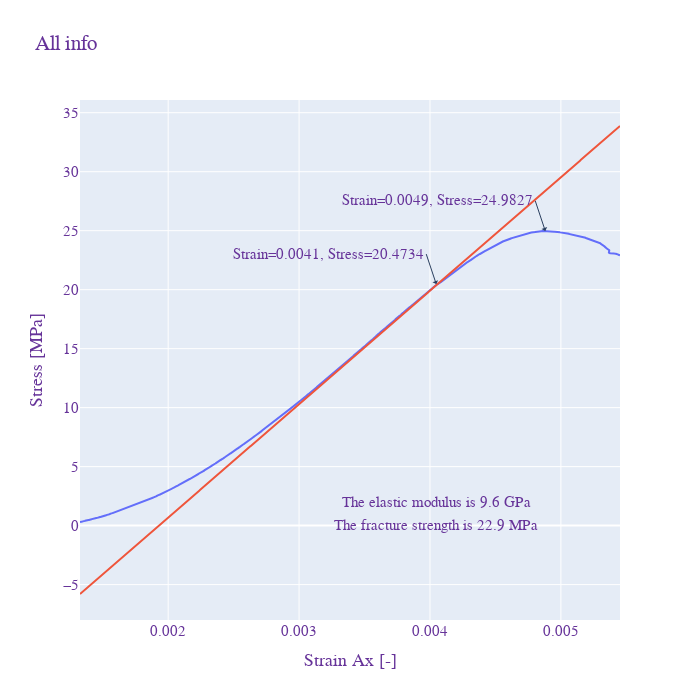

Notebook source saved alongside this figure:
### Code cell
### All info
# plt.plot(strain1,stress_offset)
fig = go.Figure()
fig.add_trace(go.Scatter(x=strain1, y=stress1))
fig.add_trace(go.Scatter(x=strain1, y=stress_offset))

fig.add_annotation(x=x, y=y,
            text="Strain={:.4f}, Stress={:.4f}".format(x, y),
            showarrow=True,
            xanchor="right",
            arrowhead=1)
            
fig.add_annotation(x=xi, y=2,
            text=ElasticM,
            showarrow=False,
            arrowhead=1)

fig.add_annotation(x=xi, y=0,
            text=FractS,
            showarrow=False,
            arrowhead=1)


fig.add_annotation(x=xi, y=yi,
            text="Strain={:.4f}, Stress={:.4f}".format(x1, y1),
            xanchor="right",
            showarrow=True,
            arrowhead=1)

fig.update_layout(showlegend=False, autosize=False, width=700, height=700, 
    title="All info",
    xaxis_title="Strain Ax [-]",
    yaxis_title="Stress [MPa]",
    font=dict(
        family="New Times Roman",
        size=15,
        color="RebeccaPurple"))


fig.update_traces(textposition='top center')
fig.show()

# fig.write_html("Graphs/PB18_UCS/PB18_Results.html")

### Figure 1 — Plotly figure (JSON) as saved in the notebook; plotly's stock layout.template omitted (floating-point values rounded to 4 significant figures; data arrays with more than 128 entries replaced by an {"elided": "..."} marker saying what was removed)
{"data": [{"textposition": "top center", "type": "scatter", "x": {"elided": "2319 float values"}, "y": {"elided": "2319 float values"}}, {"textposition": "top center", "type": "scatter", "x": {"elided": "2319 float values"}, "y": {"elided": "2319 float values"}}], "layout": {"annotations": [{"arrowhead": 1, "showarrow": true, "text": "Strain=0.0049, Stress=24.9827", "x": 0.004881, "xanchor": "right", "y": 24.98}, {"arrowhead": 1, "showarrow": false, "text": "The elastic modulus is 9.6 GPa", "x": 0.004048, "y": 2}, {"arrowhead": 1, "showarrow": false, "text": "The fracture strength is 22.9 MPa", "x": 0.004048, "y": 0}, {"arrowhead": 1, "showarrow": true, "text": "Strain=0.0041, Stress=20.4734", "x": 0.004048, "xanchor": "right", "y": 20.47}], "autosize": false, "font": {"color": "RebeccaPurple", "family": "New Times Roman", "size": 15}, "height": 700, "showlegend": false, "title": {"text": "All info"}, "width": 700, "xaxis": {"title": {"text": "Strain Ax [-]"}}, "yaxis": {"title": {"text": "Stress [MPa]"}}}}
